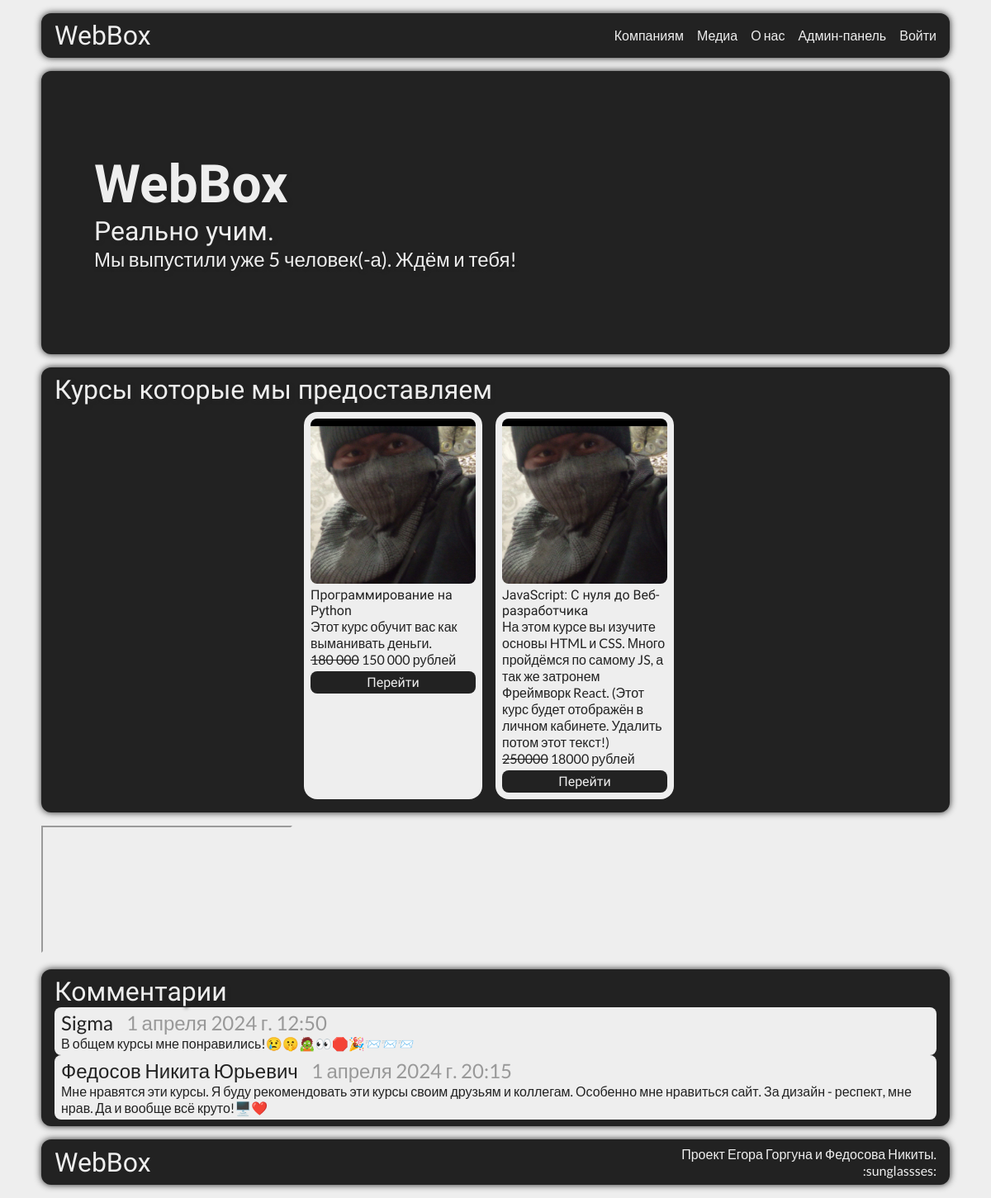
/, run on an earlier commit of the app's database.
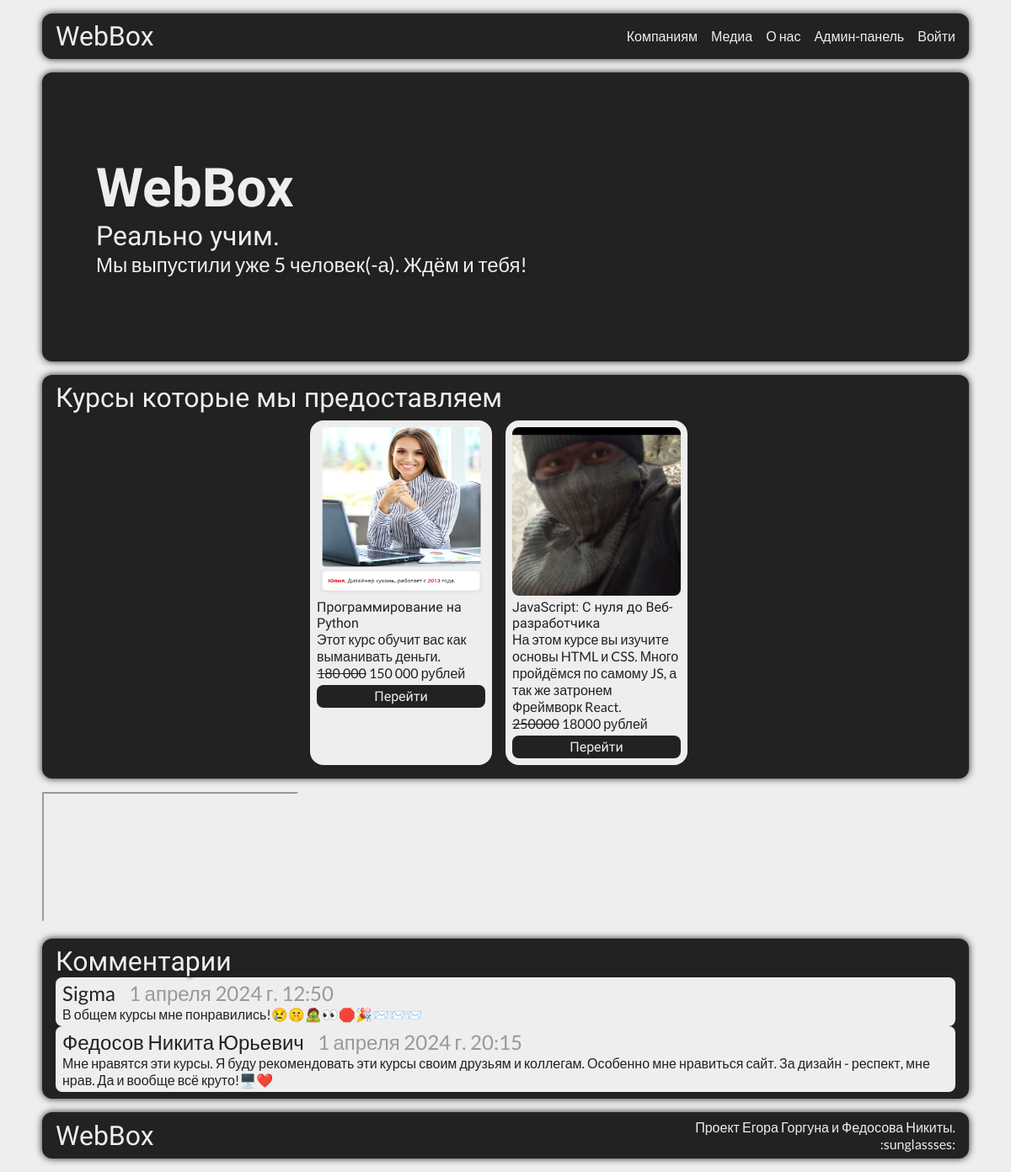
And on a later commit of the database.
### main/models.py (models this page shows, shortened)
class Course(models.Model):
    title = models.CharField(max_length=255, verbose_name="Название курса")
    description = models.TextField(verbose_name="Описание курса")
    created_at = models.DateTimeField(auto_now_add=True, verbose_name="Дата создания курса")
    updated_at = models.DateTimeField(auto_now=True, verbose_name="Дата обновления курса")
    picture_preview = models.ImageField(upload_to='base/img/%Y/%m/%d', help_text='Эта картинка отображается на главной странице в карточкке курса.', default="webbox/img/placeholders/my_friend.jpg", verbose_name="Картинка курса (маленькая)")
    picture = models.ImageField(upload_to='base/img/%Y/%m/%d', help_text='Большая картинка.', default="webbox/img/placeholders/my_friend.jpg", verbose_name="Картинка курса (средняя)")
    is_published  = models.BooleanField(default=True, verbose_name="Публикация курса")
    short_name = models.CharField(max_length=20, default="none", verbose_name="Сокращенное название курса")
    price=models.CharField(max_length=255, default="none рублей", verbose_name="Цена курса с указанием единиц", help_text="Можно использовать html")
    clear_price=models.BigIntegerField(default=0, verbose_name="Цена (только число)")
    long_description = models.TextField(default="nn", help_text="Полное описание курса. Отображается на странице курса", verbose_name="Описание курса")
    themes = models.ManyToManyField(Theme, verbose_name="Темы курса")
    class Meta:
        verbose_name = 'Курс'
        verbose_name_plural = 'Курсы'

### account/models.py (models this page shows, shortened)
class Comment(models.Model):
    name = models.CharField(max_length=80, verbose_name='Имя')
    email = models.EmailField(verbose_name='Электронная почта')
    body = models.TextField(default='Текст комментария', unique=True, verbose_name='Текст комментария')
    created_on = models.DateTimeField(auto_now_add=True, verbose_name='Дата создания комментария')
    active = models.BooleanField(default=False, verbose_name='Публикация комментария')
    class Meta:
        ordering = ['created_on']
        verbose_name = 'коментарий'
        verbose_name_plural = 'коментарии'

### webbox/views.py (the view)
# urls.py: path('', views.indexView, name='index'),
def indexView(request):
    comments = Comment.objects.all()
    if request.method == 'POST':
        error={}
        form = Filter(request.POST)
        if form.is_valid():
            cd = form.cleaned_data
            if not cd['price_from']: cd['price_from'] = 0
            if not cd['price_to']: cd['price_to'] = 1000000000000000000000000000000000
            else: cd['price_to']=cd['price_to']+1
            courses_list = Course.objects.all().filter(title__icontains=cd['field_search'], clear_price__gt=cd['price_from'], clear_price__lt=cd['price_to'] )
            if not courses_list:
                courses_list = Course.objects.all().filter(description__icontains=cd['field_search'], clear_price__gt=cd['price_from'], clear_price__lt=cd['price_to'] )
                if not courses_list: courses_list = Course.objects.all().filter(price__icontains=cd['field_search'], clear_price__gt=cd['price_from'], clear_price__lt=cd['price_to'] )
    else:
        form = Filter()
        courses_list = Course.objects.all()
    len_users = len(UserCourses.objects.all())
    return render(request, 'webbox/index.html', {'courses_list':courses_list, 'comments': comments, 'form': form, 'len_users': len_users})

### main/templates/webbox/index.html (shortened to what this page needs)
{% load static %}
<!DOCTYPE html>
<html lang="en">
<head>
    <link rel="stylesheet" href="static/webbox/css/index.css">
</head>
<body>
    <div class="wrapper">
        <header class="header">
            <div class="header__logo">
                <p>WebBox</p>
            </div>
            <div class="header__nav">
                <nav>
                    <ul>
                        <li><a href="">Компаниям</a></li>
                        <li><a href="">Медиа</a></li>
                        <li><a href="#about">О нас</a></li>
                        <li><a href='/admin'>Админ-панель</a></li>
                        {% if user.is_authenticated %}
                            <li><a href='/u'>Личный кабинет</a></li>
                            <li><a href='/a/u'>Выйти</a></li>
                        {% else %}
                        <li><a href='/a'>Войти</a></li>
                        {% endif %}
                    </ul>
                </nav>
            </div>
        </header>
        <main>
            <section class="hero">
                <h1>WebBox</h1>
                <h2>Реально учим.</h2>
                <p>Мы выпустили уже {{len_users}} человек(-а). Ждём и тебя!</p>
            </section>
            <section class="courses">
                <h3>Курсы которые мы предоставляем</h3>
                <ul class="courses__list">
                    {% if courses_list %}
                        {% for cousre in courses_list %}
                            {% if cousre.is_published %}
                                <li class="courses__card">
                                    <img class="courses__card_img" src="{{ cousre.picture_preview.url }}" width="200" height="200" alt="{{ cousre.picture_preview.url }}"/>
                                    <div class="courses__card_text">
                                        <h4>{{cousre.title}}</h4>
                                        <p>{{cousre.description}}</p>
                                        <p>{{cousre.price | safe }}</p>
                                        <a href="/c/{{cousre.short_name}}">Перейти</a>
                                    </div>
                                </li>
                                {% endif%}
                            {% endfor %}
                        {% else %}
                            <p>Курсов удолетворяющим условиям поиска не найдено! :(</p>
                        {% endif %}
                </ul>
            </section>
            <section>
                <div class="wrapper"><iframe src='/a/comment' id="commentForm"></iframe></div>
            </section>
            <section class="comments">
                <h3>Комментарии</h3>
                {% for comment in comments %}
                    {%if comment.active%}
                        <div class="comments__comment">
                            <div class="comments__comment_info">
                                <p>{{ comment.name }}</p>
                                <p>{{ comment.created_on }}</p>
                            </div>
                            <p>{{ comment.body | linebreaks }}</p>
                        </div>
                    {% endif %}
                {% endfor %}
            </section>
        </main>
        <footer class="footer">
            <h5>WebBox</h5>
            <p>Проект Егора Горгуна и Федосова Никиты.<br>:sunglassses:</p>
        </footer>
    </div>
</body>
</html>

### main/static/webbox/css/index.css (style rules this page uses)
:root { --background-color: #eee; --accent: #999; --black: #222; }
* { margin: 0; padding: 0; }
body { background-color: var(--background-color); }
a { text-decoration: none; }
.wrapper { max-width: 1100px; margin: 0 auto; }
.header { display: flex; justify-content: space-between; align-items: center; background-color: var(--black); box-shadow: 0px 0px 8px var(--black); margin: 16px 0; padding: 8px 16px; border-radius: 12px; }
.header__logo p { color: var(--background-color); font-family: 'Dela Gothic One', sans-serif; font-size: 32px; }
.header__nav ul { display: flex; gap: 16px; list-style: none; }
.header__nav a { color: var(--background-color); font-family: 'Lato', sans-serif; font-size: 16px; transition: color 100ms; }
.hero { display: flex; flex-direction: column; justify-content: center; background-color: var(--black); background-size: 100% auto; box-shadow: 0px 0px 8px var(--black); margin: 16px 0; padding: 100px 64px; border-radius: 12px; }
.hero h1 { color: var(--background-color); font-family: 'Dela Gothic One', sans-serif; text-shadow: var(--black) 2px 2px 4px; font-size: 64px; }
.hero h2 { color: var(--background-color); font-family: 'Dela Gothic One', sans-serif; text-shadow: var(--black) 2px 2px 4px; font-size: 32px; font-weight: 100; }
.hero p { color: var(--background-color); font-family: 'Lato', sans-serif; text-shadow: var(--black) 2px 2px 4px; font-size: 24px; }
.courses { background-color: var(--black); background-size: 100% auto; box-shadow: 0px 0px 8px var(--black); margin: 16px 0; padding: 8px 16px; border-radius: 12px; }
.courses h3 { color: var(--background-color); font-family: 'Dela Gothic One', sans-serif; text-shadow: var(--black) 2px 2px 4px; font-size: 32px; font-weight: 100; }
.courses__list { display: flex; list-style: none; width: 100%; justify-content: center; flex-wrap: wrap; }
.courses__card { background-color: var(--background-color); border-radius: 16px; margin: 8px 0; width: 200px; padding: 8px; margin-right: 16px; }
.courses__card a { display: block; text-align: center; color: var(--background-color); font-family: 'Dela Gothic One', sans-serif; font-size: 16px; font-weight: 100; background-color: var(--black); padding: 4px 8px; margin-top: 4px; border-radius: 8px; }
.courses__card h4 { color: var(--black); font-family: 'Dela Gothic One', sans-serif; font-size: 16px; font-weight: 100; }
.courses__card p { color: var(--black); font-family: 'Lato', sans-serif; font-size: 16px; }
.courses__card_img { border-radius: 8px; }
.comments { background-color: var(--black); background-size: 100% auto; box-shadow: 0px 0px 8px var(--black); margin: 16px 0; padding: 8px 16px; border-radius: 12px; }
.comments h3 { color: var(--background-color); font-weight: 100; font-family: 'Dela Gothic One', sans-serif; text-shadow: var(--black) 2px 2px 4px; font-weight: 100; font-size: 32px; }
.comments__comment { display: block; background-color: var(--background-color); border-radius: 8px; padding: 4px 8px; }
.comments__comment_info { display: flex; }
.comments__comment_info p:first-child { color: var(--black); font-family: 'Lato', sans-serif; font-size: 24px; margin-right: 16px; }
.comments__comment_info p:last-child { color: var(--accent); font-family: 'Lato', sans-serif; font-size: 24px; }
.comments__comment > p { color: var(--black); font-family: 'Lato', sans-serif; font-size: 16px; }
.footer { display: flex; justify-content: space-between; align-items: center; background-color: var(--black); background-size: 100% auto; box-shadow: 0px 0px 8px var(--black); margin: 16px 0; padding: 8px 16px; border-radius: 12px; }
.footer h5 { color: var(--background-color); font-weight: 100; font-family: 'Dela Gothic One', sans-serif; font-size: 32px; }
.footer p { color: var(--background-color); font-family: 'Lato', sans-serif; font-size: 16px; text-align: right; }

What changed in the data, as far as the page shows it:
changed Course "Программирование на Python": picture_preview: a different picture
changed Course "JavaScript: С нуля до Веб-разработчика": description "…же затронем Фреймворк React. (Этот курс будет отображён в личном кабинете. Удалить потом этот текст!)" → "На этом курсе вы изучите основы HTML и CSS. Много пройдёмся по самому JS, а так же затронем Фреймворк React."
